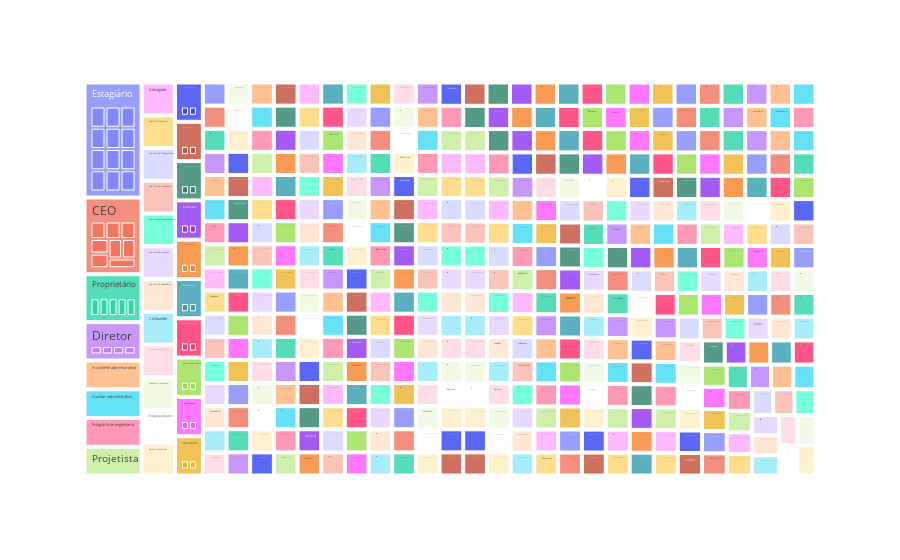

Notebook source saved alongside this figure:
### Code cell
#Treemapping por cargo

grafico = px.treemap(conexoes, path = ['Position', 'Company', 'Full Name'])

grafico.show()

### Figure 1 — Plotly figure (JSON) as saved in the notebook; plotly's stock layout.template omitted (floating-point values rounded to 4 significant figures; data arrays with more than 128 entries replaced by an {"elided": "..."} marker saying what was removed)
{"data": [{"branchvalues": "total", "domain": {"x": [0, 1], "y": [0, 1]}, "hovertemplate": "labels=%{label}<br>count=%{value}<br>parent=%{parent}<br>id=%{id}<extra></extra>", "ids": {"elided": "1519 str values"}, "labels": {"elided": "1519 str values"}, "name": "", "parents": {"elided": "1519 str values"}, "type": "treemap", "values": {"elided": "1519 int values"}}], "layout": {"legend": {"tracegroupgap": 0}, "margin": {"t": 60}}}
